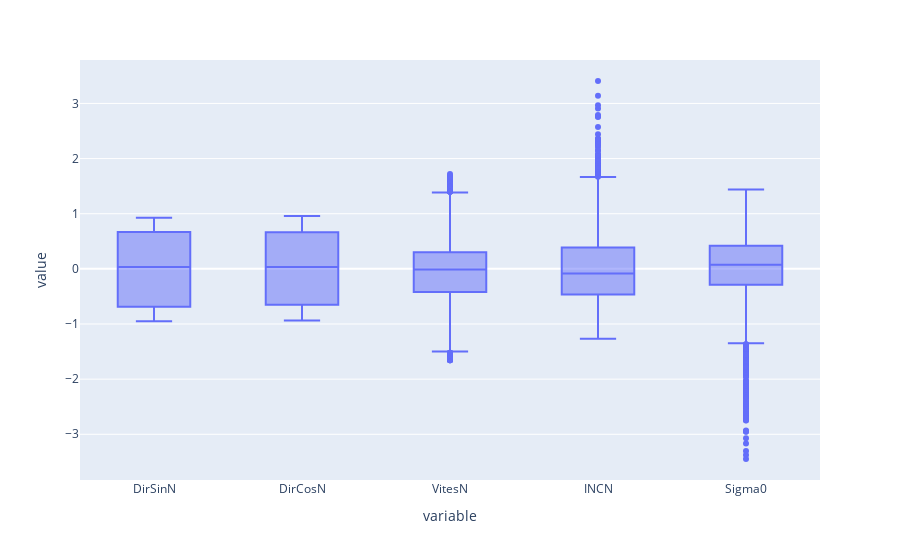

Notebook source saved alongside this figure:
### Code cell
import plotly.express as px
df = px.data.tips()
fig = px.box(df_train)
fig.show()

### Figure 1 — Plotly figure (JSON) as saved in the notebook; plotly's stock layout.template omitted (floating-point values rounded to 4 significant figures; data arrays with more than 128 entries replaced by an {"elided": "..."} marker saying what was removed)
{"data": [{"alignmentgroup": "True", "hovertemplate": "variable=%{x}<br>value=%{y}<extra></extra>", "legendgroup": "", "marker": {"color": "#636efa"}, "name": "", "notched": false, "offsetgroup": "", "orientation": "v", "showlegend": false, "type": "box", "x": {"elided": "13725 str values"}, "x0": " ", "xaxis": "x", "y": {"elided": "13725 float values"}, "y0": " ", "yaxis": "y"}], "layout": {"boxmode": "group", "legend": {"tracegroupgap": 0}, "margin": {"t": 60}, "xaxis": {"anchor": "y", "domain": [0, 1], "title": {"text": "variable"}}, "yaxis": {"anchor": "x", "domain": [0, 1], "title": {"text": "value"}}}}
